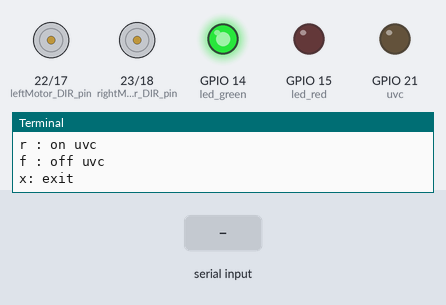
Simulated run of this program. Board: Raspberry Pi (BCM pin numbers). Shown: direction and speed pins drawn as motors (green arrow = direction pin HIGH = forward, orange = LOW = backward, longer = more drive), output pins drawn as LEDs (lit = HIGH), the last lines printed to the terminal. Inputs (shaded band) come from the test bench. At 5.8 s the program stops and its outputs stay as they are.

Above: at 1.2 s.
1.3 s: "w" typed at the terminal
At 1.8 s:
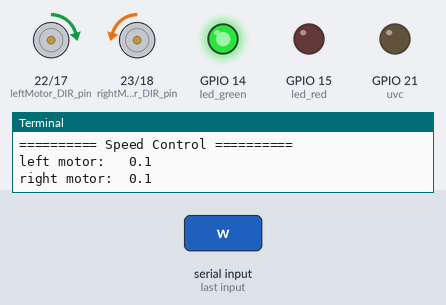
2.8 s: "d" typed at the terminal
At 4.0 s:
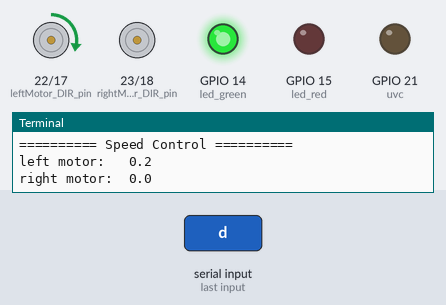
4.3 s: "s" typed at the terminal
At 5.3 s:
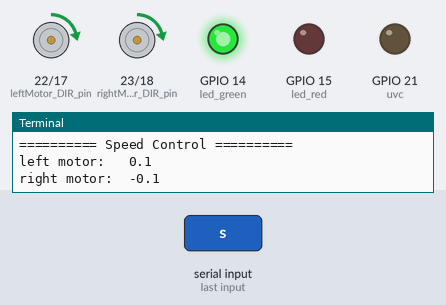
5.8 s: "x" typed at the terminal
At 7.0 s:
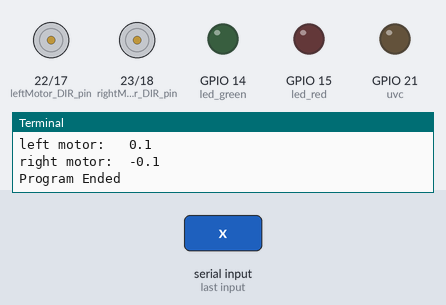
Timing chart, 0 to 7.3 s (numbered marks = the images above; inputs shaded):
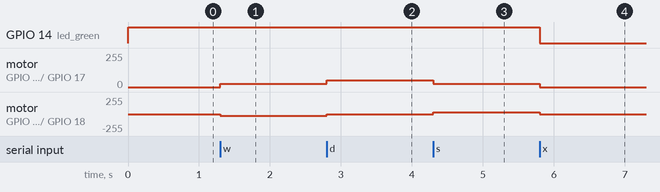

Measured:
- after the input at 1.3 s, motor on GPIO 22 (leftMotor_DIR_pin) / GPIO 17 (leftMotor_PWM_pin): stopped → forward 26/255 at once; motor on GPIO 23 (rightMotor_DIR_pin) / GPIO 18 (rightMotor_PWM_pin): stopped → backward 26/255 at once
- after the input at 2.8 s, motor on GPIO 22 (leftMotor_DIR_pin) / GPIO 17 (leftMotor_PWM_pin): forward 26/255 → forward 51/255 at once; motor on GPIO 23 (rightMotor_DIR_pin) / GPIO 18 (rightMotor_PWM_pin): backward 26/255 → stopped at once
- after the input at 4.3 s, motor on GPIO 22 (leftMotor_DIR_pin) / GPIO 17 (leftMotor_PWM_pin): forward 51/255 → forward 26/255 at once; motor on GPIO 23 (rightMotor_DIR_pin) / GPIO 18 (rightMotor_PWM_pin): stopped → forward 26/255 at once
- after the input at 5.8 s, GPIO 14 (led_green): HIGH → LOW at once; motor on GPIO 22 (leftMotor_DIR_pin) / GPIO 17 (leftMotor_PWM_pin), motor on GPIO 23 (rightMotor_DIR_pin) / GPIO 18 (rightMotor_PWM_pin): forward 26/255 → stopped at once

The program:

MDD10A_test.py
```python
# I am Mohammad Omar, this module is builded to interface with the Driver MDD10A, to control two DC motors.
# the original code designed by Ingmar Stapel ,www.raspberry-pi-car.com to control two motors with a L298N H-Bridge
# The pins configuration for Model B Revision 1.0

import sys, tty, termios, os
import MDD10A as HBridge

speedleft = 0 #22,17
speedright = 0 #23,18

# Instructions for when the user has an interface
print("w/s: direction")
print("a/d: steering")
print("q: stops the motors")
print("p: print motor speed (L/R)")
print('r : on uvc')
print('f : off uvc')
print("x: exit")
HBridge.LEDstart()

# The catch method can determine which key has been pressed
# by the user on the keyboard.
def getch():
    fd = sys.stdin.fileno()
    old_settings = termios.tcgetattr(fd)
    try:
        tty.setraw(sys.stdin.fileno())
        ch = sys.stdin.read(1)
    finally:
        termios.tcsetattr(fd, termios.TCSADRAIN, old_settings)
    return ch

# Infinite loop
# The loop will not end until the user presses the
# exit key 'X' or the program crashes...

def printscreen():
	# Print the motor speed just for interest
	os.system('clear')
	print("w/s: direction")
	print("a/d: steering")
	print("q: stops the motors")
	print("x: exit")
	print("========== Speed Control ==========")
	print "left motor:  ", speedleft
	print "right motor: ", speedright

while True:
    # Keyboard character retrieval method. This method will save
    # the pressed key into the variable char
	char = getch()


	# The car will drive forward when the "w" key is pressed
	if(char == "w"):

		# synchronize after a turning the motor speed

		# if speedleft > speedright:
			# speedleft = speedright

		# if speedright > speedleft:
			# speedright = speedleft

		# accelerate the RaPi car
		speedleft = speedleft + 0.1
		speedright = speedright + 0.1

		if speedleft > 1:
			speedleft = 1
		if speedright > 1:
			speedright = 1

		HBridge.setMotorLeft(speedleft)
		HBridge.setMotorRight(speedright)
		printscreen()

    # The car will reverse when the "s" key is pressed
	if(char == "s"):

		# synchronize after a turning the motor speed

		# if speedleft > speedright:
			# speedleft = speedright

		# if speedright > speedleft:
			# speedright = speedleft

		# slow down the RaPi car
		speedleft = speedleft - 0.1
		speedright = speedright - 0.1

		if speedleft < -1:
			speedleft = -1
		if speedright < -1:
			speedright = -1

		HBridge.setMotorLeft(speedleft)
		HBridge.setMotorRight(speedright)
		printscreen()

    # Stop the motors
	if(char == "q"):
		speedleft = 0
		speedright = 0
		HBridge.setMotorLeft(speedleft)
		HBridge.setMotorRight(speedright)
		printscreen()

    # The "d" key will toggle the steering right
	if(char == "d"):
		#if speedright > speedleft:
		speedright = speedright - 0.1
		speedleft = speedleft + 0.1

		if speedright < -1:
			speedright = -1

		if speedleft > 1:
			speedleft = 1

		HBridge.setMotorLeft(speedleft)
		HBridge.setMotorRight(speedright)
		printscreen()

    # The "a" key will toggle the steering left
	if(char == "a"):
		#if speedleft > speedright:
		speedleft = speedleft - 0.1
		speedright = speedright + 0.1

		if speedleft < -1:
			speedleft = -1

		if speedright > 1:
			speedright = 1

		HBridge.setMotorLeft(speedleft)
		HBridge.setMotorRight(speedright)
		printscreen()

	if(char == 'r'):
		state = 1
		HBridge.setuv(state)
		printscreen()
	if(char == 'f'):
		state = 0
		HBridge.setuv(state)
		printscreen()

	# The "x" key will break the loop and exit the program
	if(char == "x"):
		HBridge.setMotorLeft(0)
		HBridge.setMotorRight(0)
		HBridge.exit()
		print("Program Ended")
		break


    # The keyboard character variable char has to be set blank. We need
	# to set it blank to save the next key pressed by the user
	char = ""
# End
```

MDD10A.py
```python
#!/usr/bin/env python
# coding: latin-1
# I am Mohammad Omar, this module is builded to interface with the Driver MDD10A, to control two DC motors.
# the original code designed by Ingmar Stapel ,www.raspberry-pi-car.com to control two motors with a L298N H-Bridge
# The pins configuration for Model B Revision 1.0

# How to Use this module: 1- creating an instance of the class. 2- call the Init function, 3- call commands functions
# Example:
# import MDD10A
# Motors = MDD10A.MDD10A()

# Import the libraries the class needs
import RPi.GPIO as io
import time
io.setmode(io.BCM)

# Constant values,
PWM_MAX = 100

# Disable warning from GPIO
io.setwarnings(False)

# Here we configure the GPIO settings for the left and right motors spinning direction.
# as described in the user manual of MDD10A http://www.robotshop.com/media/files/pdf/user-manual-mdd10a.pdf
# there are four input PWM1-DIR1-PWM2-DIR2
# WITH MAX Frequency 20 Hz, and it works as follow,
#		Input	DIR		Output-A	Output-B
#	PWM	 off	X		  off		  off
#	PWM	 on		off		  on		  off
#	PWM	 on		on		  off		  on

# The pins configuration for Model B Revision 1.0
leftMotor_DIR_pin = 22
io.setup(leftMotor_DIR_pin, io.OUT)

rightMotor_DIR_pin = 23
io.setup(rightMotor_DIR_pin, io.OUT)

io.output(leftMotor_DIR_pin, False)

io.output(rightMotor_DIR_pin, False)

#set uv
uvc = 21
io.setup(uvc, io.OUT)
#set LED G
led_green = 14
io.setup(led_green, io.OUT)
#set LED R
led_red = 15
io.setup(led_red, io.OUT)

# Here we configure the GPIO settings for the left and right motors spinning speed.

leftMotor_PWM_pin = 17
rightMotor_PWM_pin = 18


io.setup(leftMotor_PWM_pin, io.OUT)
io.setup(rightMotor_PWM_pin, io.OUT)

# MAX Frequency 20 Hz
leftMotorPWM = io.PWM(leftMotor_PWM_pin,200)# Frequency pwm max for rpi = 8000Hz
rightMotorPWM = io.PWM(rightMotor_PWM_pin,200)

leftMotorPWM.start(0)
leftMotorPWM.ChangeDutyCycle(0)

rightMotorPWM.start(0)
rightMotorPWM.ChangeDutyCycle(0)

leftMotorPower = 0
rightMotorPower = 0

def getMotorPowers():

	return (leftMotorPower,rightMotorPower)

def setMotorLeft(power):

# SetMotorLeft(power)

# Sets the drive level for the left motor, from +1 (max) to -1 (min).

# This is a short explanation for a better understanding:
# SetMotorLeft(0)     -> left motor is stopped
# SetMotorLeft(0.75)  -> left motor moving forward at 75% power
# SetMotorLeft(-0.5)  -> left motor moving reverse at 50% power
# SetMotorLeft(1)     -> left motor moving forward at 100% power

	if power < 0:
		# Reverse mode for the left motor
		io.output(leftMotor_DIR_pin, False)
		pwm = -int(PWM_MAX * power)
		if pwm > PWM_MAX:
			pwm = PWM_MAX
	elif power > 0:
		# Forward mode for the left motor
		io.output(leftMotor_DIR_pin, True)
		pwm = int(PWM_MAX * power)
		if pwm > PWM_MAX:
			pwm = PWM_MAX
	else:
		# Stopp mode for the left motor
		io.output(leftMotor_DIR_pin, False)
		pwm = 0
#	print "SetMotorLeft", pwm
	leftMotorPower = pwm
	leftMotorPWM.ChangeDutyCycle(pwm)

def setMotorRight(power):

# SetMotorRight(power)

# Sets the drive level for the right motor, from +1 (max) to -1 (min).

# This is a short explanation for a better understanding:
# SetMotorRight(0)     -> right motor is stopped
# SetMotorRight(0.75)  -> right motor moving forward at 75% power
# SetMotorRight(-0.5)  -> right motor moving reverse at 50% power
# SetMotorRight(1)     -> right motor moving forward at 100% power

	if power < 0:
		# Reverse mode for the right motor
		io.output(rightMotor_DIR_pin, True)
		pwm = -int(PWM_MAX * power)
		if pwm > PWM_MAX:
			pwm = PWM_MAX
	elif power > 0:
		# Forward mode for the right motor
		io.output(rightMotor_DIR_pin, False)
		pwm = int(PWM_MAX * power)
		if pwm > PWM_MAX:
			pwm = PWM_MAX
	else:
		# Stopp mode for the right motor
		io.output(rightMotor_DIR_pin, False)
		pwm = 0
#	print "SetMotorRight", pwm
	rightMotorPower = pwm
	rightMotorPWM.ChangeDutyCycle(pwm)

def exit():
# Program will clean up all GPIO settings and terminates
	io.output(leftMotor_DIR_pin, False)
	io.output(rightMotor_DIR_pin, False)
	io.cleanup()
def LEDstart():
   io.output(led_green,io.HIGH)

def setuv(state):
   io.output(led_green,io.HIGH)
   time.sleep(1)
   io.output(led_green,io.LOW)
   time.sleep(1)
   io.output(led_green,io.HIGH)
   time.sleep(1)
   io.output(led_green,io.LOW)
   time.sleep(1)
   io.output(led_green,io.HIGH)
   time.sleep(1)
   io.output(led_green,io.LOW)
   if state == 1 :
      print('uvc on')
      io.output(uvc,io.HIGH)
   else:
      print('uvc off')
      io.output(uvc,io.LOW)
```
